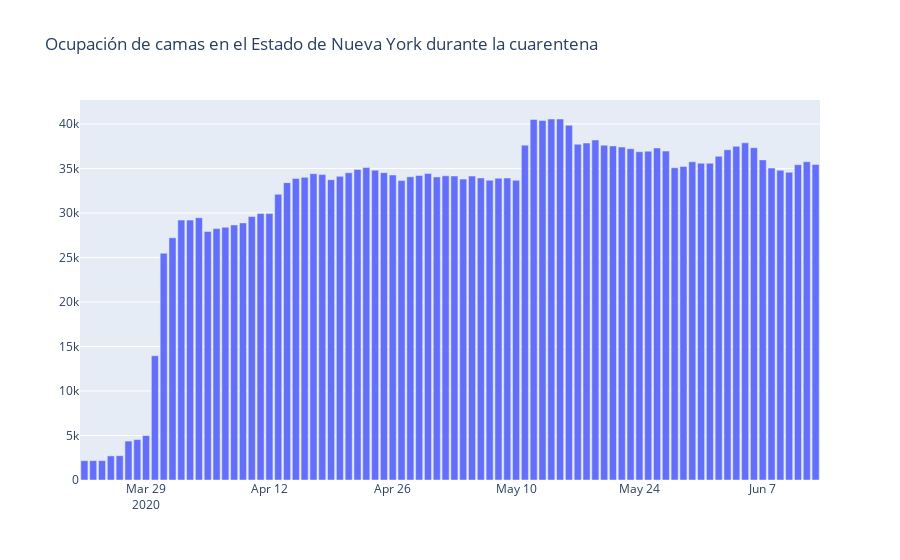

Notebook cell for this chart:
### Code cell
import plotly.graph_objects as go
fig = go.Figure(
    data=[go.Bar(
        x= data['date'],
        y=data['inpatient_beds'])],
    layout_title_text="Ocupación de camas en el Estado de Nueva York durante la cuarentena"
)
fig.show()
